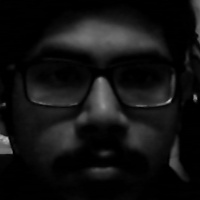
#> input picture Faces/1.jpg, 200 x 200 px, found by its file name
$ python face2.py
#> lines starting #> are read from the running program, lines starting #| are printed output that depends on the picture; after the words box and inside, x2 and y2 are one past the last pixel; in counts of white or black regions, pixels touching at a corner belong together
import cv2
import numpy as np
from os import listdir
from os.path import isfile, join

data_path = 'F:/Machinelearning/OpenCV projects/Face Recognisation/Faces/'
onlyfiles = [f for f in listdir(data_path) if isfile(join(data_path,f))]

Training_data, Labels = [], []
for i, files in enumerate(onlyfiles):
    image_path = data_path + onlyfiles[i]
    images = cv2.imread(image_path, cv2.IMREAD_GRAYSCALE)
#> images is the input picture: shape (200, 200); min 0, max 197, mean 18.5
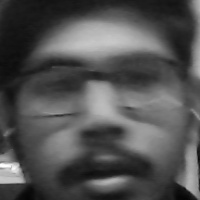
#> input picture Faces/13.jpg, 200 x 200 px, given in place of the camera
#> further down, frame is the input picture: shape (200, 200, 3); min 4, max 254, mean 82.2
    Training_data.append(np.asarray(images, dtype=np.uint8))
    Labels.append(i)
Labels = np.asarray(Labels, dtype=np.int32)

recogniser = cv2.face.LBPHFaceRecognizer_create()


recogniser.train(np.asarray(Training_data), np.asarray(Labels))

print("Model Training Complete.")

face_classifier = cv2.CascadeClassifier('C:/Users/Asus/AppData/Local/Programs/Python/Python37/Lib/site-packages/cv2/data/haarcascade_frontalface_default.xml')

def face_detector(img, size = 0.5):
#> called with size = 0.5
    gray = cv2.cvtColor(img, cv2.COLOR_BGR2GRAY)
    faces = face_classifier.detectMultiScale(gray,1.3,5)
#> faces = [[13, 10, 177, 177]]

    if faces is():
        return img, []

    for(x,y,w,h) in faces:

        cv2.rectangle(img,(x,y),(x+w,y+h),(0.255,169),2)
        roi = img[y:y+h, x:x+w]
        roi = cv2.resize(roi, (200,200))
#> this loop made 1 pass
#> pass 1, in face_detector, `roi = img[y:y+h, x:x+w]`:
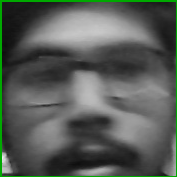
#> roi: shape (177, 177, 3); mean B, G, R 86.4, 92.1, 86.4
#> after the loop:
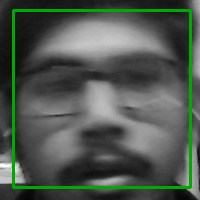
#> img: shape (200, 200, 3); 5.3% of pixels changed, all inside (x1, y1, x2, y2) = (12, 9, 192, 189)

    return img,roi
cap = cv2.VideoCapture(0)
while True:

    ret,frame = cap.read()
    image, face = face_detector(frame)
    try:
        face = cv2.cvtColor(face, cv2.COLOR_BGR2GRAY)
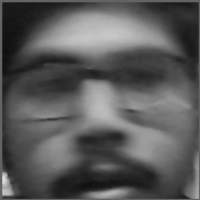
#> face: shape (200, 200); min 13, max 224, mean 89.6
        result = recogniser.predict(face)
#> result = (3, 39.63)

        if result[1] < 500:
            confidence = int(100*(1-(result[1])/300))
#> confidence = 86
            display_string = str(confidence)+'% Confidence it is a user'
#> display_string = '86% Confidence it is a user'

        cv2.putText(image,display_string,(100,120), cv2.FONT_HERSHEY_COMPLEX,1,(255,120,255),2)
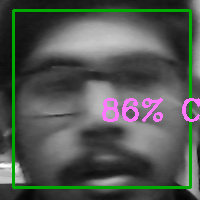
#> image: shape (200, 200, 3); 2.2% of pixels changed, all inside (x1, y1, x2, y2) = (102, 98, 200, 122)

        if confidence > 75:
            cv2.putText(image, "Unlocked", (250, 450), cv2.FONT_HERSHEY_COMPLEX, 1, (230, 120, 255),2)
            cv2.imshow('Face Cropper', image)

        else:
            cv2.putText(image, "Locked", (250, 450), cv2.FONT_HERSHEY_COMPLEX, 1, (230, 120, 0),2)
            cv2.imshow('Face Cropper', image)


    except:
        cv2.putText(image, "Face not Found", (250, 450), cv2.FONT_HERSHEY_COMPLEX, 1, (0, 120, 255))

        cv2.imshow('Face Cropper', image)
        pass

    if cv2.waitKey(1)==13:
#> (key Esc is pressed here)
        break

cap.release()
cv2.destroyAllWindows()
